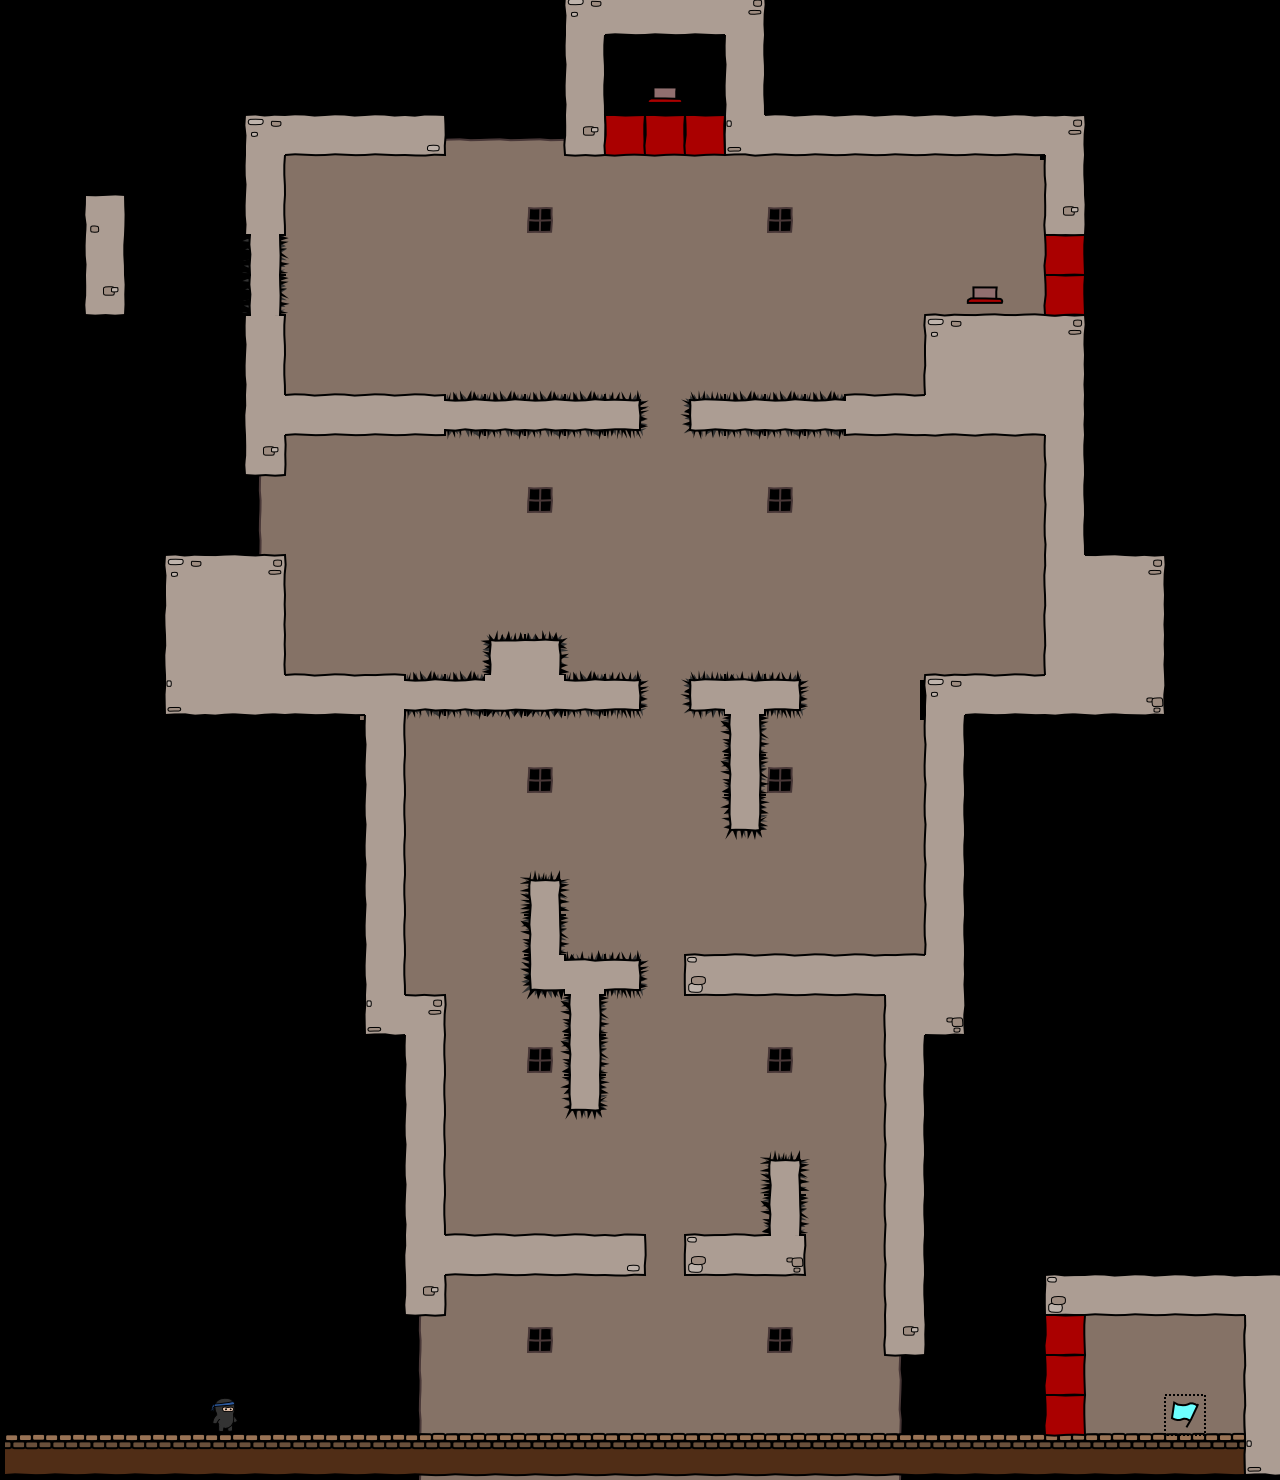

This is a level from a 2D game, rendered from its Tiled map with the project's own tilesets. A one-line summary and the map file follow, with tile-layer data summarised:
An orthogonal 32x37 tile map with 40x40 px tiles, 4 tile layers (bg, walls, objects, fg), 4 tilesets.

<map version="1.0" orientation="orthogonal" width="32" height="37" tilewidth="40" tileheight="40">
 <properties>
  <property name="atl_directory" value="maps/" />
  <property name="atl_drawObjects" value="true" />
  <property name="atl_useSpritebatch" value="true" />
  <property name="atl_viewH" value="600" />
  <property name="atl_viewPadding" value="10" />
  <property name="atl_viewScaling" value="1" />
  <property name="atl_viewW" value="800" />
  <property name="atl_viewX" value="0" />
  <property name="atl_viewY" value="0" />
 </properties>
 <tileset firstgid="1" name="world1" tilewidth="50" tileheight="50">
  <image source="world1.png" width="400" height="850" />
 </tileset>
 <tileset firstgid="137" name="background" tilewidth="40" tileheight="40">
  <image source="background1.png" width="320" height="1480" />
 </tileset>
 <tileset firstgid="433" name="objectpalette" tilewidth="50" tileheight="50">
  <image source="objectpalette.png" width="400" height="500" />
 </tileset>
 <tileset firstgid="513" name="foreground" tilewidth="50" tileheight="50">
  <image source="foreground1.png" width="400" height="400" />
 </tileset>
 <layer name="bg" width="32" height="37">
  <properties>
   <property name="atl_offsetX" value="0" />
   <property name="atl_offsetY" value="0" />
   <property name="atl_parallaxX" value="1" />
   <property name="atl_parallaxY" value="1" />
  </properties>
  <data>[1184 cells, 595 non-empty, 7 distinct tile ids]</data>
 </layer>
 <layer name="walls" width="32" height="37">
  <properties>
   <property name="atl_offsetX" value="0" />
   <property name="atl_offsetY" value="0" />
   <property name="atl_parallaxX" value="1" />
   <property name="atl_parallaxY" value="1" />
  </properties>
  <data>[1184 cells, 174 non-empty, 16 distinct tile ids]</data>
 </layer>
 <layer name="objects" width="32" height="37">
  <properties>
   <property name="atl_offsetX" value="0" />
   <property name="atl_offsetY" value="0" />
   <property name="atl_parallaxX" value="1" />
   <property name="atl_parallaxY" value="1" />
  </properties>
  <data>[1184 cells, 12 non-empty, 4 distinct tile ids]</data>
 </layer>
 <layer name="fg" width="32" height="37">
  <properties>
   <property name="atl_offsetX" value="0" />
   <property name="atl_offsetY" value="0" />
   <property name="atl_parallaxX" value="1" />
   <property name="atl_parallaxY" value="1" />
  </properties>
  <data>[1184 cells, 35 non-empty, 11 distinct tile ids]</data>
 </layer>
</map>
